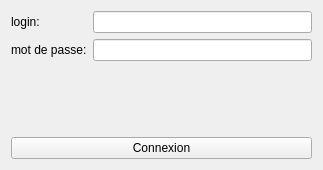
<?xml version="1.0" encoding="UTF-8"?>
<ui version="4.0">
 <class>AuthenticationWidget</class>
 <widget class="QWidget" name="AuthenticationWidget">
  <property name="geometry">
   <rect>
    <x>0</x>
    <y>0</y>
    <width>323</width>
    <height>170</height>
   </rect>
  </property>
  <property name="windowTitle">
   <string>Form</string>
  </property>
  <layout class="QVBoxLayout" name="verticalLayout">
   <item>
    <layout class="QFormLayout" name="formLayout">
     <item row="0" column="0">
      <widget class="QLabel" name="label">
       <property name="text">
        <string>login:</string>
       </property>
      </widget>
     </item>
     <item row="0" column="1">
      <widget class="QLineEdit" name="login_edit"/>
     </item>
     <item row="1" column="0">
      <widget class="QLabel" name="label_2">
       <property name="text">
        <string>mot de passe:</string>
       </property>
      </widget>
     </item>
     <item row="1" column="1">
      <widget class="QLineEdit" name="password_edit">
       <property name="echoMode">
        <enum>QLineEdit::Password</enum>
       </property>
      </widget>
     </item>
    </layout>
   </item>
   <item>
    <widget class="QLabel" name="status_label">
     <property name="palette">
      <palette>
       <active>
        <colorrole role="WindowText">
         <brush brushstyle="SolidPattern">
          <color alpha="255">
           <red>170</red>
           <green>0</green>
           <blue>0</blue>
          </color>
         </brush>
        </colorrole>
        <colorrole role="Text">
         <brush brushstyle="SolidPattern">
          <color alpha="255">
           <red>173</red>
           <green>0</green>
           <blue>0</blue>
          </color>
         </brush>
        </colorrole>
       </active>
       <inactive>
        <colorrole role="WindowText">
         <brush brushstyle="SolidPattern">
          <color alpha="255">
           <red>170</red>
           <green>0</green>
           <blue>0</blue>
          </color>
         </brush>
        </colorrole>
        <colorrole role="Text">
         <brush brushstyle="SolidPattern">
          <color alpha="255">
           <red>173</red>
           <green>0</green>
           <blue>0</blue>
          </color>
         </brush>
        </colorrole>
       </inactive>
       <disabled>
        <colorrole role="WindowText">
         <brush brushstyle="SolidPattern">
          <color alpha="255">
           <red>143</red>
           <green>146</green>
           <blue>147</blue>
          </color>
         </brush>
        </colorrole>
        <colorrole role="Text">
         <brush brushstyle="SolidPattern">
          <color alpha="255">
           <red>143</red>
           <green>146</green>
           <blue>147</blue>
          </color>
         </brush>
        </colorrole>
       </disabled>
      </palette>
     </property>
     <property name="text">
      <string/>
     </property>
    </widget>
   </item>
   <item>
    <widget class="QPushButton" name="connect_button">
     <property name="text">
      <string>Connexion</string>
     </property>
    </widget>
   </item>
  </layout>
 </widget>
 <resources/>
 <connections/>
</ui>
